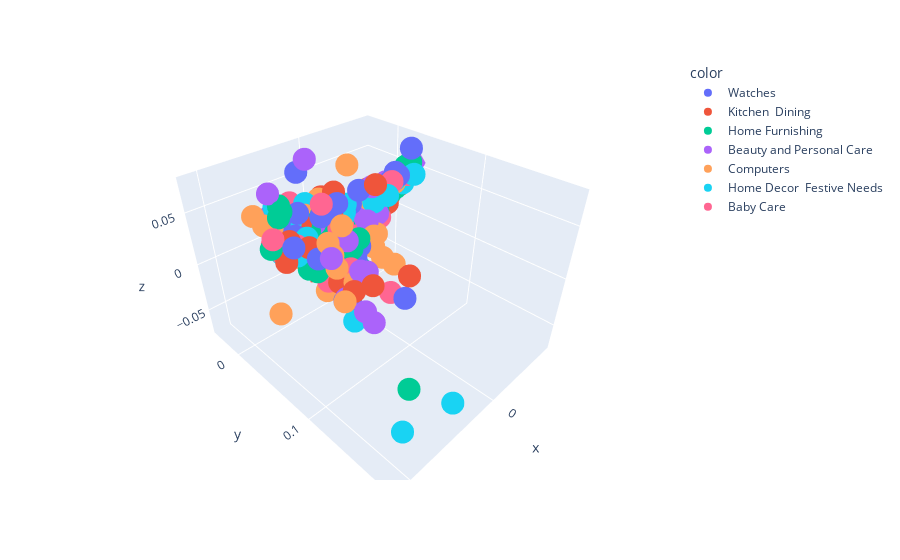

Notebook code for this chart:
### Code cell
import plotly.express as px

pca_model = PCA(n_components = 3)
pca_fit = pca_model.fit_transform(feat_pca)

var_explained = pca_model.explained_variance_ratio_.sum()
print(var_explained)
# Determine explained variance using explained_variance_ration_ attribute
var_explained_all = pca_model.explained_variance_ratio_
print( var_explained_all)

# Cumulative sum of eigenvalues; This will be used to create step plot
# for visualizing the variance explained by each principal component.
# cum_sum_eigenvalues = np.cumsum(var_explained_all)
fig = px.scatter_3d(x = pca_fit[:,0], y = pca_fit[:,1], z = pca_fit[:,2], 
                    color = df_cats_images["Cat_Level_1"])

fig.show()

### Figure 1 — Plotly figure (JSON) as saved in the notebook; plotly's stock layout.template omitted (floating-point values rounded to 4 significant figures; data arrays with more than 128 entries replaced by an {"elided": "..."} marker saying what was removed)
{"data": [{"hovertemplate": "color=Watches<br>x=%{x}<br>y=%{y}<br>z=%{z}<extra></extra>", "legendgroup": "Watches", "marker": {"color": "#636efa", "symbol": "circle"}, "mode": "markers", "name": "Watches", "scene": "scene", "showlegend": true, "type": "scatter3d", "x": {"elided": "150 float values"}, "y": {"elided": "150 float values"}, "z": {"elided": "150 float values"}}, {"hovertemplate": "color=Kitchen  Dining<br>x=%{x}<br>y=%{y}<br>z=%{z}<extra></extra>", "legendgroup": "Kitchen  Dining", "marker": {"color": "#EF553B", "symbol": "circle"}, "mode": "markers", "name": "Kitchen  Dining", "scene": "scene", "showlegend": true, "type": "scatter3d", "x": {"elided": "150 float values"}, "y": {"elided": "150 float values"}, "z": {"elided": "150 float values"}}, {"hovertemplate": "color=Home Furnishing<br>x=%{x}<br>y=%{y}<br>z=%{z}<extra></extra>", "legendgroup": "Home Furnishing", "marker": {"color": "#00cc96", "symbol": "circle"}, "mode": "markers", "name": "Home Furnishing", "scene": "scene", "showlegend": true, "type": "scatter3d", "x": {"elided": "150 float values"}, "y": {"elided": "150 float values"}, "z": {"elided": "150 float values"}}, {"hovertemplate": "color=Beauty and Personal Care<br>x=%{x}<br>y=%{y}<br>z=%{z}<extra></extra>", "legendgroup": "Beauty and Personal Care", "marker": {"color": "#ab63fa", "symbol": "circle"}, "mode": "markers", "name": "Beauty and Personal Care", "scene": "scene", "showlegend": true, "type": "scatter3d", "x": {"elided": "150 float values"}, "y": {"elided": "150 float values"}, "z": {"elided": "150 float values"}}, {"hovertemplate": "color=Computers<br>x=%{x}<br>y=%{y}<br>z=%{z}<extra></extra>", "legendgroup": "Computers", "marker": {"color": "#FFA15A", "symbol": "circle"}, "mode": "markers", "name": "Computers", "scene": "scene", "showlegend": true, "type": "scatter3d", "x": {"elided": "150 float values"}, "y": {"elided": "150 float values"}, "z": {"elided": "150 float values"}}, {"hovertemplate": "color=Home Decor  Festive Needs<br>x=%{x}<br>y=%{y}<br>z=%{z}<extra></extra>", "legendgroup": "Home Decor  Festive Needs", "marker": {"color": "#19d3f3", "symbol": "circle"}, "mode": "markers", "name": "Home Decor  Festive Needs", "scene": "scene", "showlegend": true, "type": "scatter3d", "x": {"elided": "150 float values"}, "y": {"elided": "150 float values"}, "z": {"elided": "150 float values"}}, {"hovertemplate": "color=Baby Care<br>x=%{x}<br>y=%{y}<br>z=%{z}<extra></extra>", "legendgroup": "Baby Care", "marker": {"color": "#FF6692", "symbol": "circle"}, "mode": "markers", "name": "Baby Care", "scene": "scene", "showlegend": true, "type": "scatter3d", "x": {"elided": "150 float values"}, "y": {"elided": "150 float values"}, "z": {"elided": "150 float values"}}], "layout": {"legend": {"title": {"text": "color"}, "tracegroupgap": 0}, "margin": {"t": 60}, "scene": {"domain": {"x": [0, 1], "y": [0, 1]}, "xaxis": {"title": {"text": "x"}}, "yaxis": {"title": {"text": "y"}}, "zaxis": {"title": {"text": "z"}}}}}
